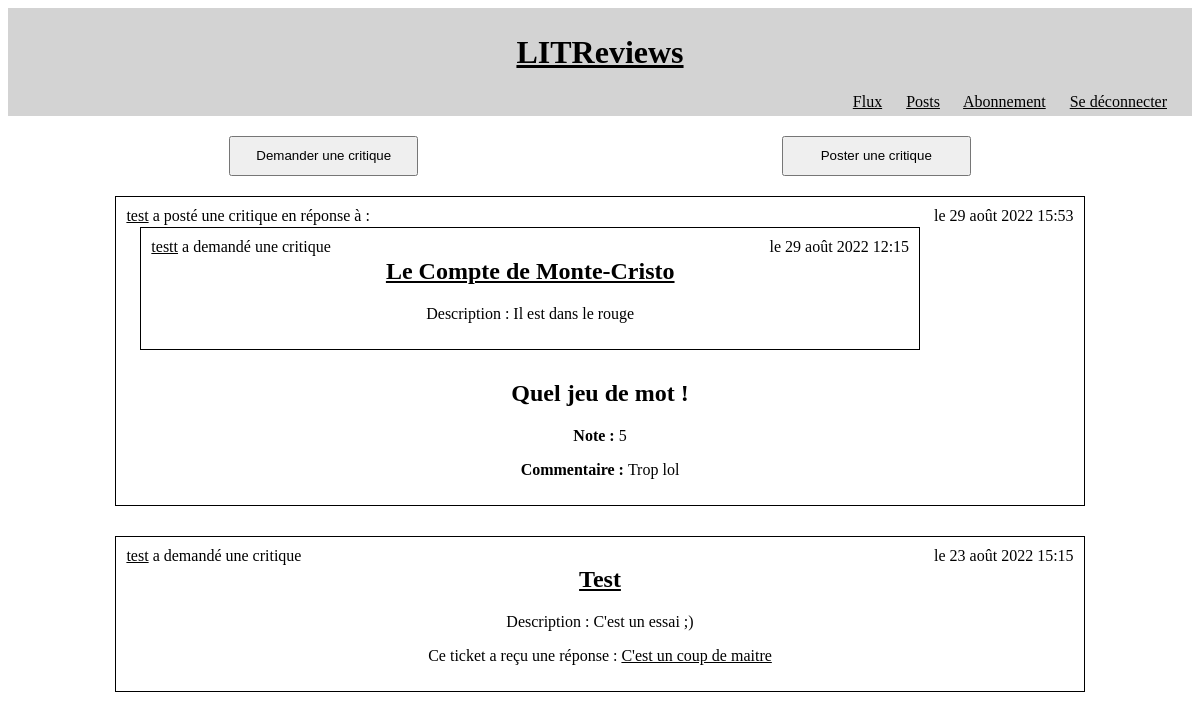
/home/ (signed in), run on the app's committed database.
### reviews/models.py (models this page shows, shortened)
class Review(models.Model):
    rating_choices = [(0, 0), (1, 1), (2, 2), (3, 3), (4, 4), (5, 5)]
    ticket = models.ForeignKey(to=Ticket,
                               on_delete=models.CASCADE)
    headline = models.CharField(max_length=128,
                                verbose_name="Titre")
    rating = models.PositiveSmallIntegerField(
        verbose_name="Note",
        choices=rating_choices,
        default=rating_choices[3])
    body = models.CharField(max_length=8192,
                            blank=True,
                            verbose_name="Commentaire")
    user = models.ForeignKey(to=settings.AUTH_USER_MODEL,
                             on_delete=models.CASCADE)
    objects = models.Manager()
    time_created = models.DateTimeField(auto_now_add=True)

class Ticket(models.Model):
    title = models.CharField(verbose_name="Titre", max_length=128)
    description = models.CharField(max_length=2048)
    user = models.ForeignKey(to=settings.AUTH_USER_MODEL,
                             on_delete=models.CASCADE)
    image = models.ImageField(null=True,
                              blank=True)
    time_created = models.DateTimeField(auto_now_add=True)
    objects = models.Manager()

### authentication/models.py (models this page shows)
class User(AbstractUser):
    follows = models.ManyToManyField('self',
                                     through=UserFollows,
                                     through_fields=('user', 'followed_user'),
                                     )

### reviews/views.py (the view)
# urls.py: 2. Add a URL to urlpatterns:  path('', Home.as_view(), name='home')
class Home(LoginRequiredMixin, View):
    login_url = settings.LOGIN_URL
    redirect_field_name = 'redirect_to'
    template_name = 'reviews/home.html'
    def get(self, request):
        tickets = Ticket.objects.filter(
            Q(user__in=request.user.follows.all()) |
            Q(user=request.user)
        )
        reviews = Review.objects.filter(
            Q(user__in=request.user.follows.all()) |
            Q(user=request.user) |
            Q(ticket__user=request.user)
        )
        posts = sorted(chain(reviews, tickets),
                       key=lambda x: x.time_created,
                       reverse=True)
        return render(request, self.template_name, {'posts': posts})

### reviews/templatetags/blog_extra.py (called while the page is built)
@register.filter
def is_review(instance):
    return type(instance).__name__ == "Review"

@register.filter
def is_ticket(instance):
    return type(instance).__name__ == "Ticket"

### reviews/templates/reviews/home.html
{% extends 'base.html' %}
{% block content %}
<a class="medium" href="{% url 'add_ticket' %}"><button class="medium">Demander une critique</button></a>
<a class="medium" href="{% url 'add_review' %}"><button class="medium">Poster une critique</button></a>
{% include 'reviews/partials/posts_list.html' %}
{% endblock content %}

### reviews/templates/reviews/partials/review-block.html (shortened to what this page needs)
<div class="block large">
  <div class="legend">
    {% if review.user == user %}
    Vous avez
    {% else %}
    <a href="{% url 'posts' review.user.id %}">{{ review.user.username }}</a> a
    {% endif %}
    posté une critique en réponse à :
</div>
{% include 'reviews/partials/ticket-block.html' with ticket=review.ticket condensed=True %}
<p class="floating">le {{ review.time_created }}</p>
        <h2>{{ review.headline }}</h2>
        <p><strong>Note : </strong>{{ review.rating }}</p>
        <p><strong>Commentaire : </strong>{{ review.body }}</p>
    {% if review.user == user %}
        {% url 'modify_review' review.ticket.id review.id as link %}
    {% endif %}
    </div>

### reviews/templates/reviews/partials/ticket-block.html (shortened to what this page needs)
<div class="block large">
    <div class="legend">
        {% if ticket.user == user %}
        Vous avez
        {% else %}
        <a href="{% url 'posts' ticket.user.id %}">{{ ticket.user.username }}</a> a
        {% endif %}
        demandé une critique
    </div>
    <p class="floating">le {{ ticket.time_created }}</p>
    <h2><a href="{% url 'ticket-detail' ticket.id %}">{{ ticket.title }}</a></h2>
    <p>Description : {{ ticket.description }}</p>
    {% if not condensed %}
        {% for review in ticket.review_set.all %}
                <p>Ce ticket a reçu une réponse : <a href="{% url 'review-detail' review.id %}">{{ review.headline }}</a></p>
        {% empty %}
                <p>Ce ticket n'a pas encore obtenu de réponse. <a href="{% url 'add_review_to_ticket' ticket.id %}"><button formaction="" form="">Poster une review</button></a></p>
        {% endfor %}
    {% endif %}
    {% if ticket.user == user %}
        {% url 'modify_ticket' ticket.id as link %}
    {% endif %}
</div>

### static/LITReview/styles.css (style rules this page uses)
* :visited, * :link { color: black; }
.block { min-width: 45%; display: inline-block; border: 1px solid black; padding: 10px; margin-top: 20px; margin-bottom: 10px; margin-left: 10px; margin-right: 10px; text-align: center; }
.large { min-width: 80%; text-align: center; }
.medium { text-align: center; min-width: 40%; min-height: 40px; }
.legend { position:absolute; }
.floating { float: right; margin: auto; }

### data on the page
Review: user.username "test", time_created "29 août 2022 15:53", headline "Quel jeu de mot !", rating "5", body "Trop lol"
Ticket: user.username "testt", time_created "29 août 2022 12:15", title "Le Compte de Monte-Cristo", description "Il est dans le rouge"
Ticket: user.username "test", time_created "23 août 2022 15:15", title "Test", description "C'est un essai ;)"
Review: headline "C'est un coup de maitre"
